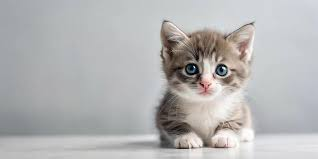
#> input picture lab-session/cat.png, 318 x 159 px, given in place of cat.jpg, which was not available
$ python 05_geometric_transform.py
#> lines starting #> are read from the running program, lines starting #| are printed output that depends on the picture; pictures that were not available may be replaced by others from this repository, and a replacement may not be noted
from pathlib import Path
import sys

import cv2
import numpy as np


BASE_DIR = Path(__file__).resolve().parents[1]
DATA_DIR = BASE_DIR / "data"
OUTPUT_DIR = BASE_DIR / "outputs"
OUTPUT_DIR.mkdir(exist_ok=True)


def tile_resize(image: np.ndarray, size: tuple[int, int]) -> np.ndarray:
    return cv2.resize(image, size, interpolation=cv2.INTER_LINEAR)


def main() -> None:
    image_path = DATA_DIR / "cat.jpg"
    image = cv2.imread(str(image_path))
#> image is the input picture: shape (159, 318, 3); mean B, G, R 180, 179.7, 180.3

    if image is None:
        sys.exit(f"Could not open image: {image_path}")

    h, w = image.shape[:2]
#> h = 159; w = 318

    translation = np.float32([[1, 0, 60], [0, 1, 40]])
    translated = cv2.warpAffine(image, translation, (w, h))
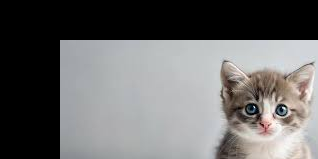
#> translated: shape (159, 318, 3); mean B, G, R 105.5, 105.9, 106.6

    scaled = cv2.resize(image, dsize=(0, 0), fx=1.2, fy=1.2, interpolation=cv2.INTER_LINEAR)
    scaled = scaled[:h, :w]
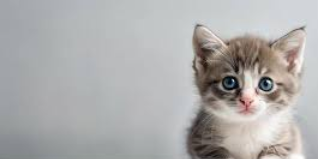
#> scaled: shape (159, 318, 3); mean B, G, R 172.2, 172.8, 173.9
    if scaled.shape[0] < h or scaled.shape[1] < w:
        padded = np.zeros_like(image)
        padded[: scaled.shape[0], : scaled.shape[1]] = scaled
        scaled = padded

    rotation = cv2.getRotationMatrix2D((w / 2, h / 2), 25, 1.0)
    rotated = cv2.warpAffine(image, rotation, (w, h))
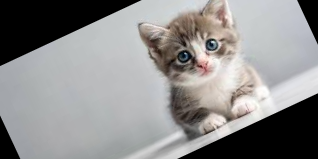
#> rotated: shape (159, 318, 3); mean B, G, R 141, 141.3, 142.3

    reflected = cv2.flip(image, 1)
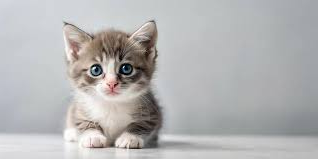
#> reflected: shape (159, 318, 3); mean B, G, R 180, 179.7, 180.3

    panel_size = (320, 240)
    tiled = np.vstack(
        [
            np.hstack([tile_resize(image, panel_size), tile_resize(translated, panel_size)]),
            np.hstack([tile_resize(rotated, panel_size), tile_resize(reflected, panel_size)]),
        ]
    )
#> call 3 of tile_resize, with size = (320, 240)
#> in tile_resize (call 3), `return cv2.resize(image, size, interpolation=cv2.INTER_LINEAR)`:
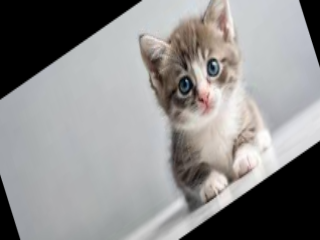
#> returned value: shape (240, 320, 3); mean of channels 0, 1, 2 140.9, 141.2, 142.2; drawn as B, G, R
#> call 4 of tile_resize, with size = (320, 240)
#> in tile_resize (call 4), `return cv2.resize(image, size, interpolation=cv2.INTER_LINEAR)`:
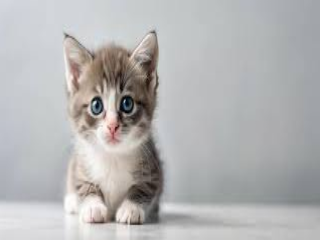
#> returned value: shape (240, 320, 3); mean of channels 0, 1, 2 179.9, 179.7, 180.2; drawn as B, G, R
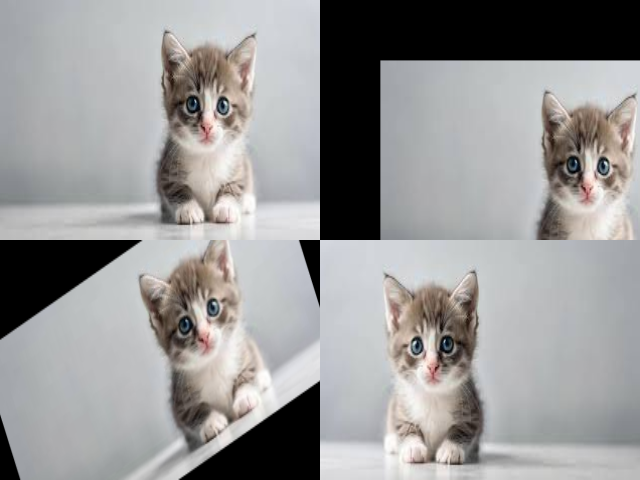
#> tiled: shape (480, 640, 3); mean B, G, R 151.5, 151.6, 152.3

    output_path = OUTPUT_DIR / "geometric_transform_grid.png"
    cv2.imwrite(str(output_path), tiled)

    cv2.imshow("Original | Translate | Rotate | Reflect", tiled)
    cv2.waitKey(0)
    cv2.destroyAllWindows()
    print(f"Saved geometric transform grid to: {output_path}")


if __name__ == "__main__":
    main()
